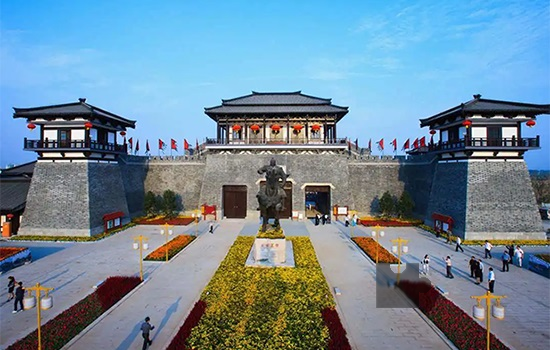
#> input picture bigImage.jpg, 550 x 350 px, found by its file name
$ python picture_1.py
#> lines starting #> are read from the running program, lines starting #| are printed output that depends on the picture
import cv2
import numpy as np

def shibei():
    otemp = "./bigimage.jpg"
    oblk = "./smallimage.jpg"
    target = cv2.imread(otemp, 0)
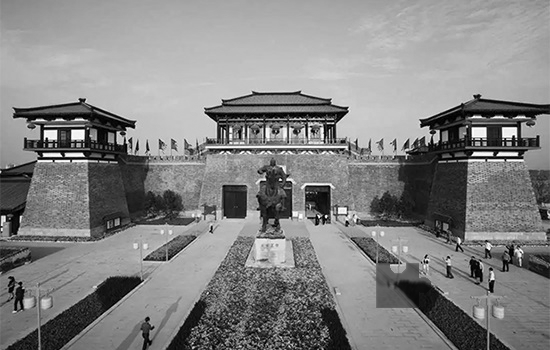
#> target: shape (350, 550); min 0, max 255, mean 131.5
    template = cv2.imread(oblk, 0)
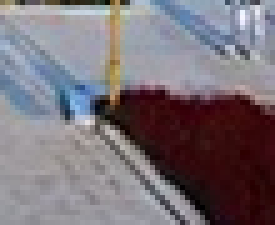
#> input picture smallImage.jpg, 55 x 45 px, found by its file name (shown 5 times larger)
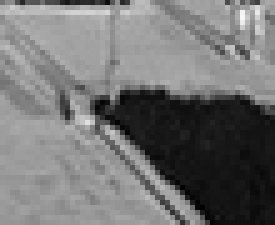
#> template: shape (45, 55) (shown 5 times larger); min 0, max 246, mean 116
    w, h = target.shape[::-1]
#> w = 550; h = 350
    temp = 'temp.jpg'
    targ = 'targ.jpg'
    cv2.imwrite(temp, template)
    cv2.imwrite(targ, target)
    target = cv2.imread(targ)
#> target: shape (350, 550, 3); min 0, max 255, mean 131.5
    target = cv2.cvtColor(target, cv2.COLOR_BGR2GRAY)
#> target: shape (350, 550)
    target = abs(255 - target)
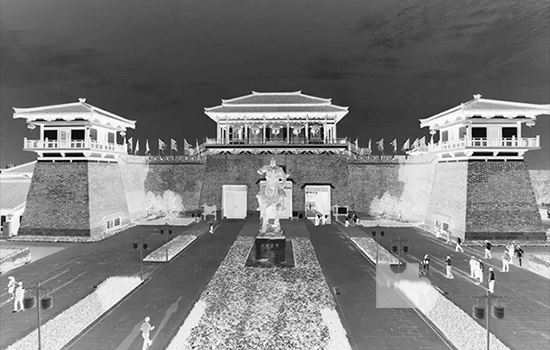
#> target: shape (350, 550); min 0, max 255, mean 123.5
    cv2.imwrite(targ, target)
    target = cv2.imread(targ)
#> target: shape (350, 550, 3); min 0, max 255, mean 123.5
    template = cv2.imread(temp)
#> template: shape (45, 55, 3); min 0, max 248, mean 116
    result = cv2.matchTemplate(target, template, cv2.TM_CCOEFF_NORMED)
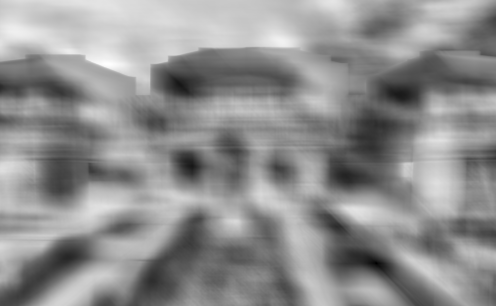
#> result: shape (306, 496) float32; min -0.861, max 0.709, mean 0.026; drawn with min black and max white
    x,y = np.unravel_index(result.argmax(), result.shape)
#> x = 64; y = 108
    cv2.rectangle(template, (y, x),(y + w, x + h), (7, 249, 151), 3 )
    return x, y

if __name__ == '__main__':
    x, y = shibei()
#> x = 64; y = 108
    print(x)
#| 64
